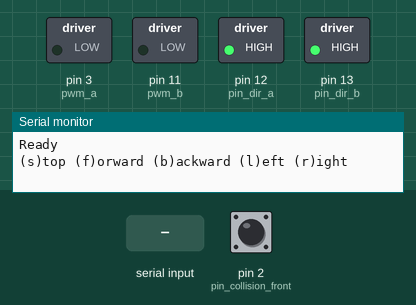
Recording of a sketch running on a simulated Arduino Uno, built with avr-gcc and run on an emulated ATmega328P. Shown: switched loads named in the sketch (green lamp = pin HIGH), the last lines printed to the serial monitor. The test bench sets the inputs (shaded band); at power-on: pin 2 (pin_collision_front) HIGH. Pins used as bus, display or sensor lines are not drawn.

Above: at 3.2 s.
3.3 s: "f" received over Serial
At 3.9 s:
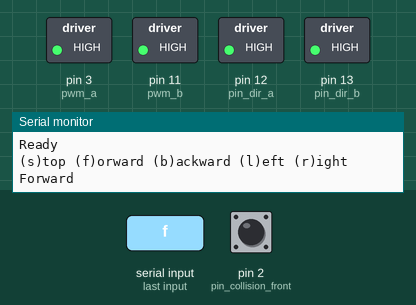
5.8 s: "b" received over Serial
At 7.8 s:
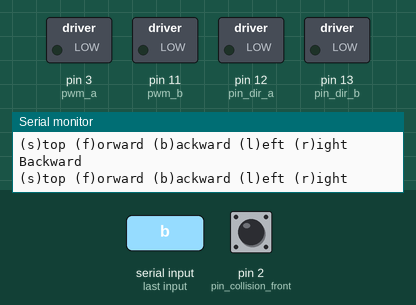
8.3 s: "l" received over Serial
At 9.7 s:
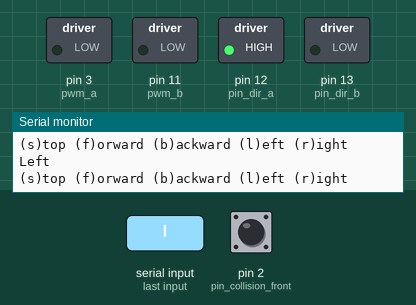
10.8 s: "r" received over Serial
At 12.8 s:
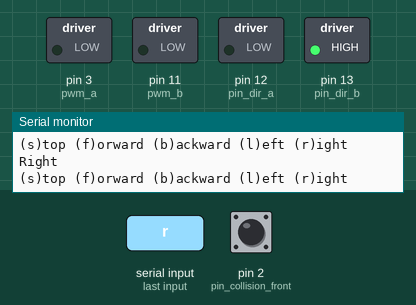
Timing chart, 0 to 14.3 s (numbered marks = the images above; inputs shaded):
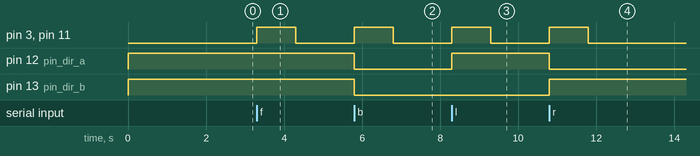

The sketch:

motor_rd_menu.ino
```cpp
int pwm_a = 3;
int pin_dir_a = 12;
int pwm_b = 11;
int pin_dir_b = 13;
int pin_collision_front = 2;
const int FORWARD = 1;
const int BACKWARD = 0;
const int collision_status = 7;

int direction_a = FORWARD;
int direction_b = FORWARD;
int global_speed =90;


void setup() {
  Serial.begin(9600);
  pinMode(pwm_a, OUTPUT);
  pinMode(pwm_b, OUTPUT);
  pinMode(pin_dir_a, OUTPUT);
  pinMode(pin_dir_b, OUTPUT);
  pinMode(pin_collision_front, INPUT);
  pinMode(collision_status, OUTPUT);
  setMotorADirection(FORWARD);
  setMotorBDirection(FORWARD);
  stopMoving();
  //blink col status LED to say "ready"
  for(int i=0; i<5; i++){
    digitalWrite (collision_status, HIGH);
    delay(200);
    digitalWrite (collision_status, LOW);
    delay(200);
  }
  Serial.println("");
  Serial.println("Ready");
  attachInterrupt(0, collision_front, CHANGE);


  // put your setup code here, to run once:

}


void collision_front() {
  int r_state = digitalRead(pin_collision_front);    // reads the status of the sensor
  //coll_front_detected = r_state;
  if(r_state == 0)
    digitalWrite (collision_status, HIGH);      // collision detectet, turn on the led
  else
    digitalWrite (collision_status, LOW);       // turn off the led
  //stopMoving();
//  cli();
  stopMoving();
}

void setMotorADirection(int dir) {
  digitalWrite(pin_dir_a, dir);
  direction_a = dir;
}

void setMotorBDirection(int dir) {
  digitalWrite(pin_dir_b, dir);
  direction_b = dir;
}

void switchDirection() {
  direction_a = !direction_a;
  direction_b = !direction_b;
  setMotorADirection(direction_a);
  setMotorBDirection(direction_b);

}

void setSpeedMotorA(unsigned int speed) {
  digitalWrite(pwm_a,speed);
}

void setSpeedMotorB(unsigned int speed) {
  digitalWrite(pwm_b,speed);
}

void stopMotorA(){
  setSpeedMotorA(0);
}

void stopMotorB(){
  setSpeedMotorB(0);
}

void moveForward() {
  setMotorADirection(FORWARD);
  setMotorBDirection(FORWARD);
  setSpeedMotorA(global_speed);
  setSpeedMotorB(global_speed);

}

void moveBackward() {
  setMotorADirection(BACKWARD);
  setMotorBDirection(BACKWARD);
  setSpeedMotorA(global_speed);
  setSpeedMotorB(global_speed);
}

void turnRight() {
  //stopMotorA();
  setMotorBDirection(FORWARD);
  setMotorADirection(BACKWARD);
  setSpeedMotorB(global_speed);
  setSpeedMotorA(global_speed);
}

void turnLeft() {
  //stopMotorB();
  setMotorADirection(FORWARD);
  setMotorBDirection(BACKWARD);

  setSpeedMotorB(global_speed);
  setSpeedMotorA(global_speed);


}

void stopMoving() {
  stopMotorA();
  stopMotorB();
}


void printMenu(){
  Serial.println("(s)top (f)orward (b)ackward (l)eft (r)ight");
}


int command_found;

void loop() {

  // put your main code here, to run repeatedly:
  // while(Serial.available()){
  //  Serial.read();
  //}

  //wait till data is available on serial port
  //Serial.println("Press a key to start me movin (again)...");
  printMenu();

  //wait for key
  while( !Serial.available()  >0) {};
  // read next key
  if (Serial.available() > 0) {
    int inByte = Serial.read();
    command_found = 1; //assume valid cmd as default;

    // do something different depending on the character received.
    // The switch statement expects single number values for each case;
    // in this exmaple, though, you're using single quotes to tell
    // the controller to get the ASCII value for the character.  For
    // example 'a' = 97, 'b' = 98, and so forth:

    switch (inByte) {
    case 'f':
      Serial.println("Forward");
      moveForward();
      break;
    case 'b':
      Serial.println("Backward");
      moveBackward();
      break;
    case 'l':
      Serial.println("Left");
      turnLeft();
      break;
    case 'r':
      Serial.println("Right");
      turnRight();
      break;
    case 's':
      Serial.println("Stop");
      stopMoving();
      break;
    default:
      Serial.println("Unknown command");
      command_found=0;

    }
  if(command_found) {
    delay(1000);
    stopMoving();
  }
  //Serial.println("Back to start");
}
}
```

Measured:
- after the input at 3.3 s, pin 3 (pwm_a), pin 11 (pwm_b): LOW → HIGH at once, → LOW 1.0 s later
- after the input at 5.8 s, pin 3 (pwm_a), pin 11 (pwm_b): LOW → HIGH at once, → LOW 1.0 s later; pin 12 (pin_dir_a), pin 13 (pin_dir_b): HIGH → LOW at once
- after the input at 8.3 s, pin 3 (pwm_a), pin 11 (pwm_b): LOW → HIGH at once, → LOW 1.0 s later; pin 12 (pin_dir_a): LOW → HIGH at once
- after the input at 10.8 s, pin 3 (pwm_a), pin 11 (pwm_b): LOW → HIGH at once, → LOW 1.0 s later; pin 12 (pin_dir_a): HIGH → LOW at once; pin 13 (pin_dir_b): LOW → HIGH at once
